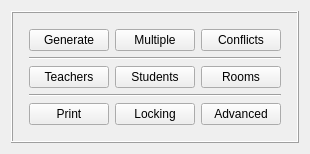
      <widget class="QWidget" name="timetableTab">
       <attribute name="title">
        <string>Timetable</string>
       </attribute>
       <layout class="QGridLayout" name="gridLayout_13">
        <item row="0" column="1">
         <spacer name="verticalSpacer_5">
          <property name="orientation">
           <enum>Qt::Vertical</enum>
          </property>
          <property name="sizeHint" stdset="0">
           <size>
            <width>20</width>
            <height>0</height>
           </size>
          </property>
         </spacer>
        </item>
        <item row="1" column="0">
         <spacer name="horizontalSpacer_5">
          <property name="orientation">
           <enum>Qt::Horizontal</enum>
          </property>
          <property name="sizeHint" stdset="0">
           <size>
            <width>0</width>
            <height>20</height>
           </size>
          </property>
         </spacer>
        </item>
        <item row="1" column="1">
         <widget class="QFrame" name="frameTimetable">
          <property name="frameShape">
           <enum>QFrame::Box</enum>
          </property>
          <property name="frameShadow">
           <enum>QFrame::Raised</enum>
          </property>
          <layout class="QGridLayout" name="gridLayout_9">
           <property name="leftMargin">
            <number>16</number>
           </property>
           <property name="topMargin">
            <number>16</number>
           </property>
           <property name="rightMargin">
            <number>16</number>
           </property>
           <property name="bottomMargin">
            <number>16</number>
           </property>
           <item row="0" column="0">
            <layout class="QGridLayout" name="gridLayout_4">
             <item row="0" column="0">
              <widget class="QPushButton" name="shortcutGeneratePushButton">
               <property name="text">
                <string comment="It is on the shortcuts tab buttons, so keep translation short">Generate</string>
               </property>
              </widget>
             </item>
             <item row="0" column="1">
              <widget class="QPushButton" name="shortcutGenerateMultiplePushButton">
               <property name="text">
                <string comment="It means generate multiple timetables, but I wanted to keep field short, that is why I only write 'Multiple'.It is on the shortcuts tab buttons, so keep translation short">Multiple</string>
               </property>
              </widget>
             </item>
             <item row="3" column="0">
              <widget class="QPushButton" name="shortcutViewTeachersPushButton">
               <property name="text">
                <string comment="It is on the shortcuts tab buttons, so keep translation short">Teachers</string>
               </property>
              </widget>
             </item>
             <item row="3" column="1">
              <widget class="QPushButton" name="shortcutViewStudentsPushButton">
               <property name="text">
                <string comment="It is on the shortcuts tab buttons, so keep translation short">Students</string>
               </property>
              </widget>
             </item>
             <item row="0" column="2">
              <widget class="QPushButton" name="shortcutShowSoftConflictsPushButton">
               <property name="text">
                <string comment="It means show soft conflicts, but I want to keep field short. It is on the shortcuts tab buttons, so keep translation short">Conflicts</string>
               </property>
              </widget>
             </item>
             <item row="5" column="2">
              <widget class="QPushButton" name="shortcutsTimetableAdvancedPushButton">
               <property name="text">
                <string comment="It is on the shortcuts tab buttons, so keep translation short. It contains submenu for timetable">Advanced</string>
               </property>
              </widget>
             </item>
             <item row="3" column="2">
              <widget class="QPushButton" name="shortcutViewRoomsPushButton">
               <property name="text">
                <string comment="It is on the shortcuts tab buttons, so keep translation short">Rooms</string>
               </property>
              </widget>
             </item>
             <item row="5" column="0">
              <widget class="QPushButton" name="shortcutsTimetablePrintPushButton">
               <property name="text">
                <string>Print</string>
               </property>
              </widget>
             </item>
             <item row="5" column="1">
              <widget class="QPushButton" name="shortcutsTimetableLockingPushButton">
               <property name="text">
                <string comment="Refers to timetable locking, means locking/unlocking activities, but we need to keep the field short.">Locking</string>
               </property>
              </widget>
             </item>
             <item row="2" column="0" colspan="3">
              <widget class="Line" name="line_5">
               <property name="orientation">
                <enum>Qt::Horizontal</enum>
               </property>
              </widget>
             </item>
             <item row="4" column="0" colspan="3">
              <widget class="Line" name="line_6">
               <property name="orientation">
                <enum>Qt::Horizontal</enum>
               </property>
              </widget>
             </item>
            </layout>
           </item>
          </layout>
         </widget>
        </item>
        <item row="1" column="2">
         <spacer name="horizontalSpacer_6">
          <property name="orientation">
           <enum>Qt::Horizontal</enum>
          </property>
          <property name="sizeHint" stdset="0">
           <size>
            <width>0</width>
            <height>20</height>
           </size>
          </property>
         </spacer>
        </item>
        <item row="2" column="1">
         <spacer name="verticalSpacer_6">
          <property name="orientation">
           <enum>Qt::Vertical</enum>
          </property>
          <property name="sizeHint" stdset="0">
           <size>
            <width>20</width>
            <height>0</height>
           </size>
          </property>
         </spacer>
        </item>
       </layout>
      </widget>
